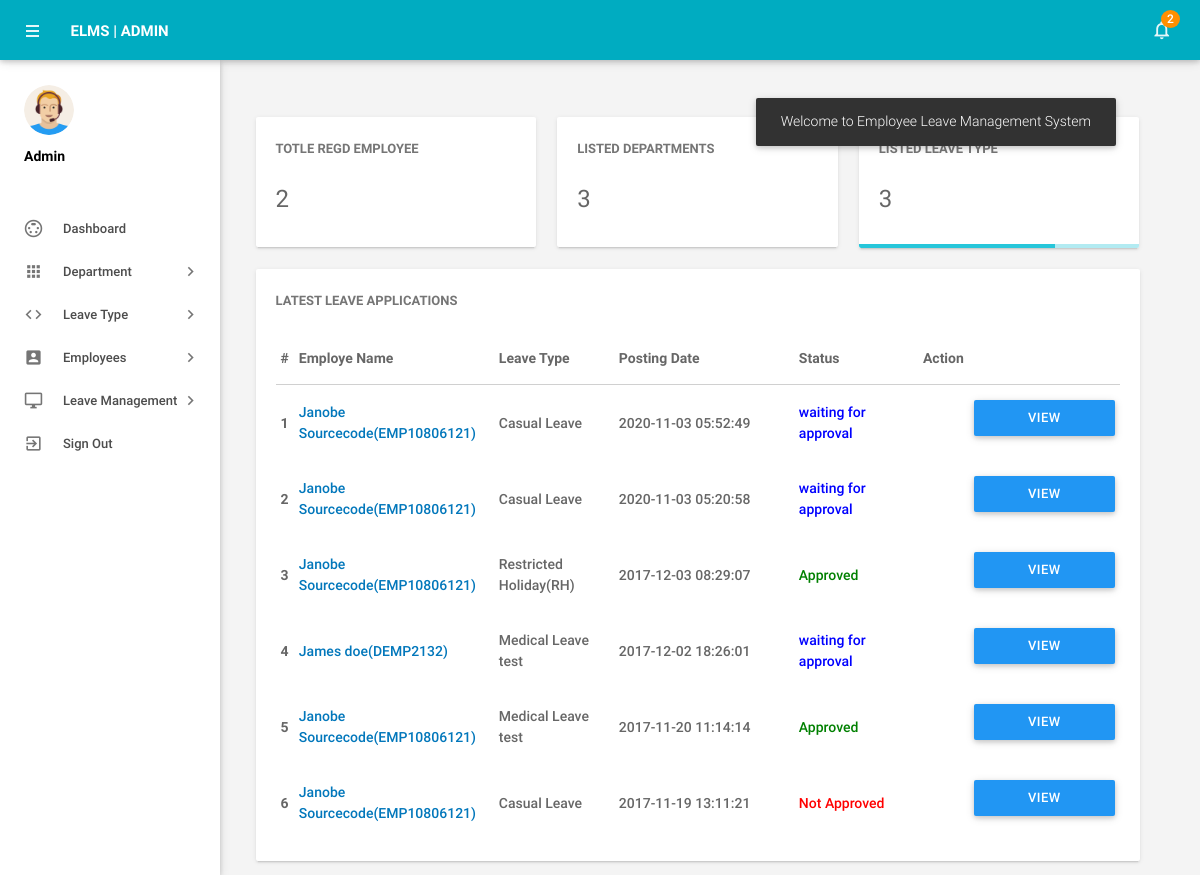
/admin/dashboard.php (signed in), run on an earlier commit of the app's database.
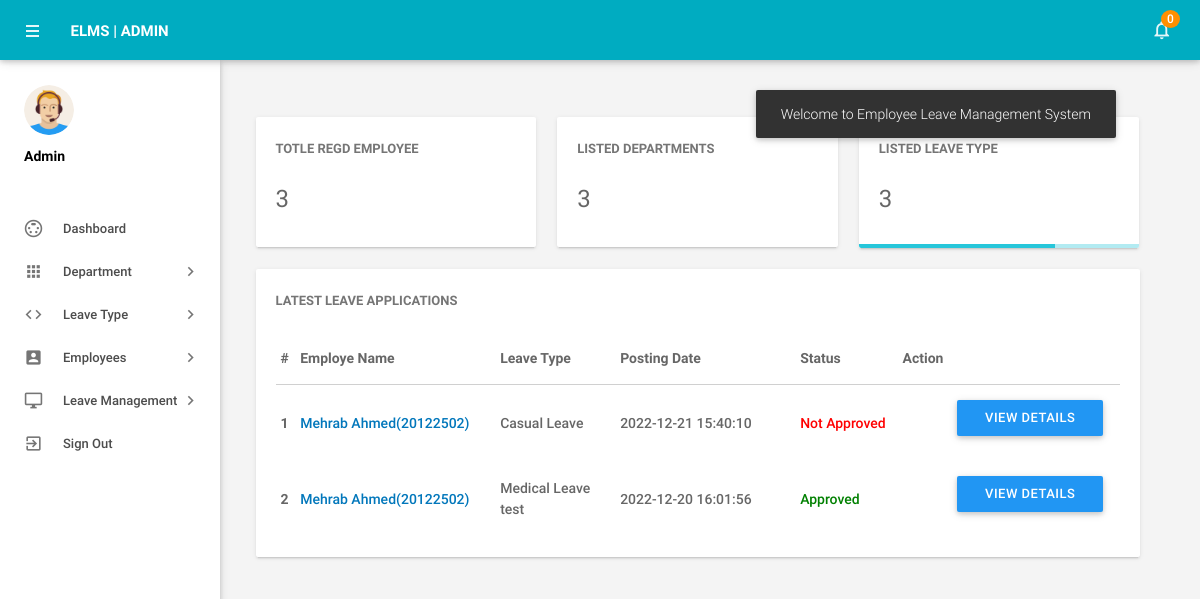
And on a later commit of the database.
### tables this page shows
CREATE TABLE `tblleaves` (
  `id` int(11) NOT NULL,
  `LeaveType` varchar(110) NOT NULL,
  `ToDate` varchar(120) NOT NULL,
  `FromDate` varchar(120) NOT NULL,
  `Description` mediumtext NOT NULL,
  `PostingDate` timestamp NOT NULL DEFAULT current_timestamp(),
  `AdminRemark` mediumtext DEFAULT NULL,
  `AdminRemarkDate` varchar(120) DEFAULT NULL,
  `Status` int(1) NOT NULL,
  `IsRead` int(1) NOT NULL,
  `empid` int(11) DEFAULT NULL
);

CREATE TABLE `tblemployees` (
  `id` int(11) NOT NULL,
  `EmpId` varchar(100) NOT NULL,
  `FirstName` varchar(150) NOT NULL,
  `LastName` varchar(150) NOT NULL,
  `EmailId` varchar(200) NOT NULL,
  `Password` varchar(180) NOT NULL,
  `Gender` varchar(100) NOT NULL,
  `Dob` varchar(100) NOT NULL,
  `Department` varchar(255) NOT NULL,
  `Address` varchar(255) NOT NULL,
  `City` varchar(200) NOT NULL,
  `Country` varchar(150) NOT NULL,
  `Phonenumber` char(11) NOT NULL,
  `Status` int(1) NOT NULL,
  `RegDate` timestamp NOT NULL DEFAULT current_timestamp()
);

### admin/dashboard.php (the view, shortened to what the changed rows need)
<?php
include('includes/config.php');
if(strlen($_SESSION['alogin'])==0)
    {
header('location:index.php');
}
else{
?>
<!DOCTYPE html>
<html lang="en">
    <head>
        <link type="text/css" rel="stylesheet" href="../assets/plugins/materialize/css/materialize.min.css"/>
        <link href="../assets/plugins/metrojs/MetroJs.min.css" rel="stylesheet">
        <link href="../assets/plugins/weather-icons-master/css/weather-icons.min.css" rel="stylesheet">
        <link href="../assets/css/alpha.min.css" rel="stylesheet" type="text/css"/>
        <link href="../assets/css/custom.css" rel="stylesheet" type="text/css"/>
    </head>
    <body>
           <?php include('includes/header.php');?>
       <?php include('includes/sidebar.php');?>
            <main class="mn-inner">
                <div class="middle-content">
                    <div class="row no-m-t no-m-b">
                    <div class="col s12 m12 l4">
                        <div class="card stats-card">
                            <div class="card-content">
                                <span class="card-title">Totle Regd Employee</span>
                                <span class="stats-counter">
<?php
$sql = "SELECT id from tblemployees";
$query = $dbh -> prepare($sql);
$query->execute();
$empcount=$query->rowCount();
?>
                                    <span class="counter"><?php echo htmlentities($empcount);?></span></span>
                            </div>
                            <div id="sparkline-bar"></div>
                        </div>
                    </div>
                        <div class="col s12 m12 l4">
                        <div class="card stats-card">
                            <div class="card-content">
                                <span class="card-title">Listed Departments </span>
    <?php
$sql = "SELECT id from tbldepartments";
$query = $dbh -> prepare($sql);
$query->execute();
$dptcount=$query->rowCount();
?>
                                <span class="stats-counter"><span class="counter"><?php echo htmlentities($dptcount);?></span></span>
                            </div>
                            <div id="sparkline-line"></div>
                        </div>
                    </div>
                    <div class="col s12 m12 l4">
                        <div class="card stats-card">
                            <div class="card-content">
                                <span class="card-title">Listed leave Type</span>
                                    <?php
$sql = "SELECT id from  tblleavetype";
$query = $dbh -> prepare($sql);
$query->execute();
$leavtypcount=$query->rowCount();
?>
                                <span class="stats-counter"><span class="counter"><?php echo htmlentities($leavtypcount);?></span></span>
                            </div>
                            <div class="progress stats-card-progress">
                                <div class="determinate" style="width: 70%"></div>
                            </div>
                        </div>
                    </div>
                </div>
                    <div class="row no-m-t no-m-b">
                        <div class="col s12 m12 l12">
                            <div class="card invoices-card">
                                <div class="card-content">
                                    <span class="card-title">Latest Leave Applications</span>
                             <table id="example" class="display responsive-table ">
                                    <thead>
                                        <tr>
                                            <th>#</th>
                                            <th width="200">Employe Name</th>
                                            <th width="120">Leave Type</th>
                                             <th width="180">Posting Date</th>
                                            <th>Status</th>
                                            <th align="center">Action</th>
                                        </tr>
                                    </thead>
                                    <tbody>
<?php $sql = "SELECT tblleaves.id as lid,tblemployees.FirstName,tblemployees.LastName,tblemployees.EmpId,tblemployees.id,tblleaves.LeaveType,tblleaves.PostingDate,tblleaves.Status from tblleaves join tblemployees on tblleaves.empid=tblemployees.id order by lid desc limit 6";
$query = $dbh -> prepare($sql);
$query->execute();
$results=$query->fetchAll(PDO::FETCH_OBJ);
$cnt=1;
if($query->rowCount() > 0)
{
foreach($results as $result)
{
      ?>
                                        <tr>
                                            <td> <b><?php echo htmlentities($cnt);?></b></td>
                                              <td><a href="editemployee.php?empid=<?php echo htmlentities($result->id);?>" target="_blank"><?php echo htmlentities($result->FirstName." ".$result->LastName);?>(<?php echo htmlentities($result->EmpId);?>)</a></td>
                                            <td><?php echo htmlentities($result->LeaveType);?></td>
                                            <td><?php echo htmlentities($result->PostingDate);?></td>
                                                                       <td><?php $stats=$result->Status;
if($stats==1){
                                             ?>
                                                 <span style="color: green">Approved</span>
                                                 <?php } if($stats==2)  { ?>
                                                <span style="color: red">Not Approved</span>
                                                 <?php } if($stats==0)  { ?>
 <span style="color: blue">waiting for approval</span>
 <?php } ?>
                                             </td>
          <td>
           <td><a href="leave-details.php?leaveid=<?php echo htmlentities($result->lid);?>" class="waves-effect waves-light btn blue m-b-xs"  > View Details</a></td>
                                    </tr>
                                         <?php $cnt++;} }?>
                                    </tbody>
                                </table>
                                </div>
                            </div>
                        </div>
                    </div>
                </div>
            </main>
        </div>
    </body>
</html>
<?php } ?>

### admin/includes/header.php (shortened to what the changed rows need)
        <div class="mn-content fixed-sidebar">
            <header class="mn-header navbar-fixed">
                <nav class="cyan darken-1">
                    <div class="nav-wrapper row">
                        <section class="material-design-hamburger navigation-toggle">
                            <a href="#" data-activates="slide-out" class="button-collapse show-on-large material-design-hamburger__icon">
                                <span class="material-design-hamburger__layer"></span>
                            </a>
                        </section>
                        <div class="header-title col s3">
                            <span class="chapter-title">ELMS | Admin</span>
                        </div>
                        <ul class="right col s9 m3 nav-right-menu">
                            <li class="hide-on-small-and-down"><a href="javascript:void(0)" data-activates="dropdown1" class="dropdown-button dropdown-right show-on-large"><i class="material-icons">notifications_none</i>
<?php
$isread=0;
$sql = "SELECT id from tblleaves where IsRead=:isread";
$query = $dbh -> prepare($sql);
$query->bindParam(':isread',$isread,PDO::PARAM_STR);
$query->execute();
$unreadcount=$query->rowCount();?>
                                <span class="badge"><?php echo htmlentities($unreadcount);?></span></a></li>
                        </ul>
                    </div>
                </nav>
            </header>

What changed in the data, as far as the page shows it:
removed tblleaves: tblemployees.FirstName+LastName "Janobe Sourcecode", tblemployees.EmpId "EMP10806121", LeaveType "Casual Leave", PostingDate "2020-11-03 05:52:49", Status "waiting for approval"
no longer on this page (row edited): tblleaves: tblemployees.FirstName+LastName "Janobe Sourcecode", tblemployees.EmpId "EMP10806121", LeaveType "Casual Leave", PostingDate "2020-11-03 05:20:58", Status "waiting for approval"
removed tblleaves: tblemployees.FirstName+LastName "Janobe Sourcecode", tblemployees.EmpId "EMP10806121", LeaveType "Restricted Holiday(RH)", PostingDate "2017-12-03 08:29:07", Status "Approved"
removed tblleaves: tblemployees.FirstName+LastName "James doe", tblemployees.EmpId "DEMP2132", LeaveType "Medical Leave test", PostingDate "2017-12-02 18:26:01", Status "waiting for approval"
removed tblleaves: tblemployees.FirstName+LastName "Janobe Sourcecode", tblemployees.EmpId "EMP10806121", LeaveType "Medical Leave test", PostingDate "2017-11-20 11:14:14", Status "Approved"
removed tblleaves: tblemployees.FirstName+LastName "Janobe Sourcecode", tblemployees.EmpId "EMP10806121", LeaveType "Casual Leave", PostingDate "2017-11-19 13:11:21", Status "Not Approved"
added tblleaves: tblemployees.FirstName+LastName "Mehrab Ahmed", tblemployees.EmpId "20122502", LeaveType "Casual Leave", PostingDate "2022-12-21 15:40:10", Status "Not Approved"
added tblleaves: tblemployees.FirstName+LastName "Mehrab Ahmed", tblemployees.EmpId "20122502", LeaveType "Medical Leave test", PostingDate "2022-12-20 16:01:56", Status "Approved"
Also different on the page:
$unreadcount: "2" → "0"
$empcount: "2" → "3"
